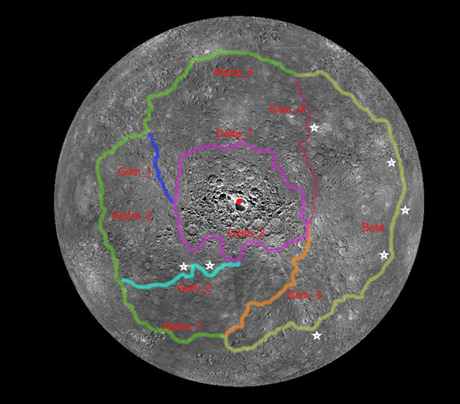
#> input picture Operations/traverse paths.png, 460 x 404 px
$ python calculate_traverse_paths.py
#> lines starting #> are read from the running program, lines starting #| are printed output that depends on the picture; after the words box and inside, x2 and y2 are one past the last pixel; in counts of white or black regions, pixels touching at a corner belong together
import cv2
import numpy as np
import scipy

import matplotlib as mpl
import matplotlib.pyplot as plt

from scipy.ndimage import shift

def extract_lines(filein):
    # white color mask
#> called with filein = './traverse paths.png'
    img = cv2.imread(filein)
#> img is the input picture: shape (404, 460, 3); mean B, G, R 62.8, 63.7, 64.8
    #converted = convert_hls(img)
    image = cv2.cvtColor(img,cv2.COLOR_BGR2HLS)
#> image: shape (404, 460, 3); mean of channels 0, 1, 2 12, 63.8, 6.1
    lower = np.uint8([0, 200, 0])
    upper = np.uint8([255, 255, 255])
    white_mask = cv2.inRange(image, lower, upper)
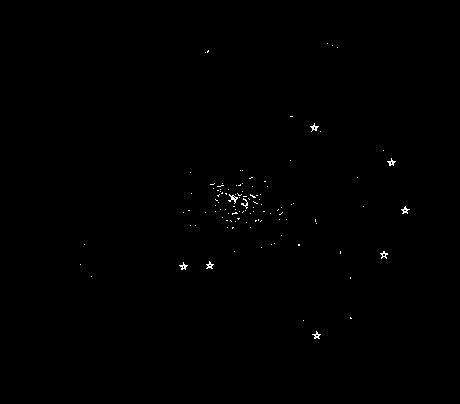
#> white_mask: shape (404, 460); 0.25% white in thin lines or dots, all inside (x1, y1, x2, y2) = (80, 43, 410, 339)
    # yellow color mask
    lower = np.uint8([10, 0,   100])
    upper = np.uint8([40, 255, 255])
    yellow_mask = cv2.inRange(image, lower, upper)
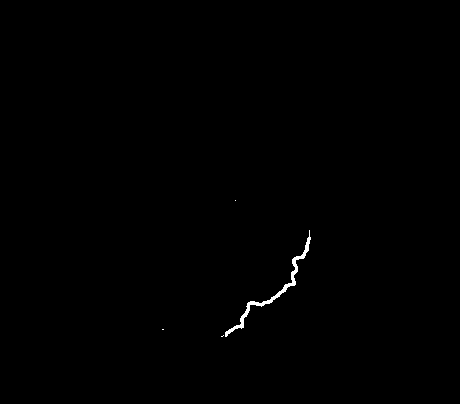
#> yellow_mask: shape (404, 460); 0.31% white; 4 white regions (3 under 20 px), largest, box (x1, y1, x2, y2) and area: (225, 230, 311, 337) 561
    # combine the mask
    mask = cv2.bitwise_or(white_mask, yellow_mask)
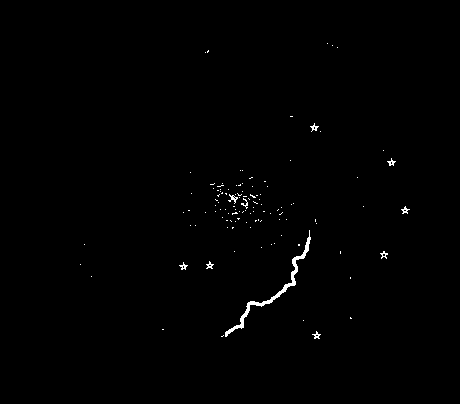
#> mask: shape (404, 460); 0.56% white; 114 white regions (104 under 20 px), largest, box (x1, y1, x2, y2) and area: (225, 230, 311, 337) 561, (228, 194, 238, 204) 38, (310, 123, 319, 132) 32
    result = img.copy()
    cv2.imshow("mask", mask)
    return result

if __name__ == '__main__':
    filepath = "./traverse paths.png"
    extract_lines(filepath)
    image_matrix = cv2.imread(filepath, cv2.IMREAD_COLOR)
    (x_shape, y_shape, n_channels) = image_matrix.shape
#> x_shape = 404; y_shape = 460; n_channels = 3
    dx = x_shape / 2
#> dx = 202
    dy = y_shape / 2
#> dy = 230

    plt.imshow(image_matrix)
    plt.show()

    shifted_image = scipy.ndimage.shift(image_matrix, shift=dx)
#> shifted_image: shape (404, 460, 3); every value is 0
    shifted_image = scipy.ndimage.shift(image_matrix, shift=dy)
    plt.imshow(image_matrix)
    plt.show()
